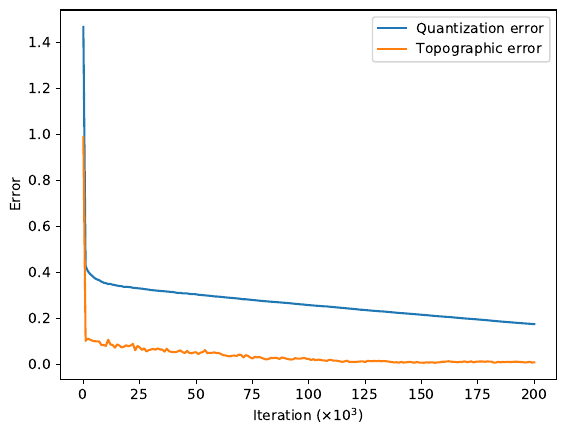

Write the Python code that produced this figure.
import argparse
from pathlib import Path

import matplotlib.pyplot as plt
import numpy as np

from diplomova_praca_lib.storage import FileStorage
from diplomova_praca_lib.utils import load_from_file


def main():
    parser = argparse.ArgumentParser()
    parser.add_argument("--input", default=None, type=str)
    parser.add_argument("--som", default=None, type=str)
    args = parser.parse_args()

    data = FileStorage.load_multiple_files_multiple_keys(path=args.input,
                                                         retrieve_merged=['features', 'crops', 'paths'])
    features = data['features']
    data = np.vstack(features)

    q_error = []
    t_error = []
    files = list(Path(args.som).rglob("*.pickle"))

    for file in sorted(files, key=lambda f: f.stat().st_mtime):
        som = load_from_file(file)

        q_error.append(som.quantization_error(data))
        t_error.append(som.topographic_error(data))

    step = 1000
    plt.plot(np.arange(len(files) * step, step=step) / 1000, q_error, label='Quantization error')
    plt.plot(np.arange(len(files) * step, step=step) / 1000, t_error, label='Topographic error')
    plt.ylabel('Error')
    plt.xlabel('Iteration ($\\times 10^3$)')
    plt.legend()

    plt.savefig("som_errors.pdf", bbox_inches='tight')
    plt.show()

    print(q_error)
    print(t_error)

if __name__ == '__main__':
    main()
